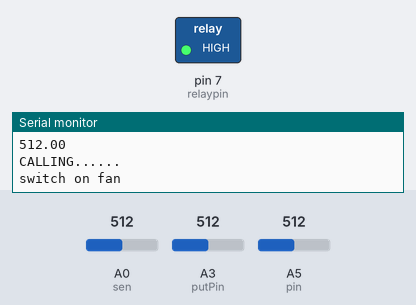
A sketch run on a simulated Arduino Uno, built with avr-gcc and run on an emulated ATmega328P. Shown: switched loads named in the sketch (green lamp = pin HIGH), the last lines printed to the serial monitor. The inputs (shaded band) are chosen by the test bench; at power-on: A0 (sen) = 512, A3 (putPin) = 512, A5 (pin) = 512. The modem accepts every AT command (registered, SIM ready, sends succeed) and sends nothing else.

Above: at 2.8 s.
2.9 s: A0 (sen) set to 105
5.7 s: A0 (sen) set to 95
At 8.2 s:
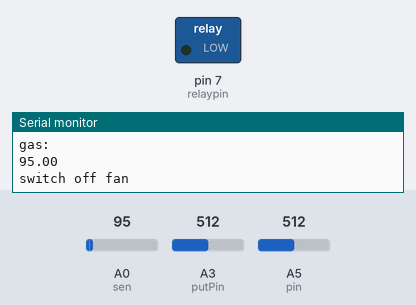
10.7 s: A0 (sen) set to 122
At 11.7 s:
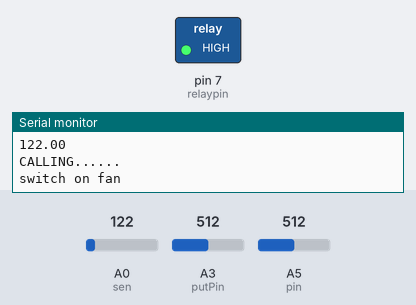
13.5 s: A0 (sen) set to 90
At 15.8 s:
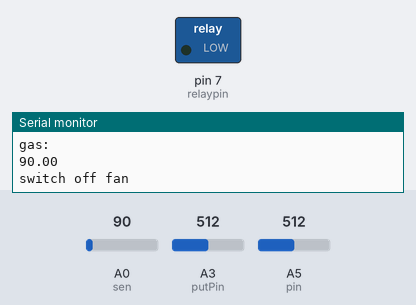
Timing chart, 0 to 17.3 s (numbered marks = the images above; inputs shaded):
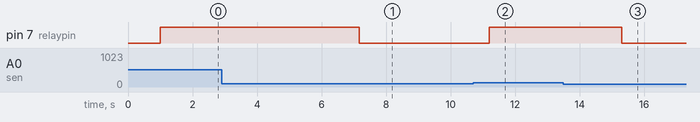

The sketch:

main_project.ino
```cpp
#include<SoftwareSerial.h>
SoftwareSerial cell(2,3);
int relaypin=7;
float sen=A0;
float gas;
int pin = A5; // analog pin
int putPin = A3; // humidity
int tempc = 0,tempf=0; // temperature variables
//int samples; // variables to make a better precision
int maxi = -100,mini = 100; // to start max/min temperature
int i;
float humi = 0;  //humidity
float samples=0;
float prehum = 0;
float humconst = 0;
float truehum = 0;
float pretruehum = 0;
long pretruehumconst = 0;
long valb = 0;
void setup() {
  // put your setup code here, to run once:
  Serial.begin(9600);
  cell.begin(9600);
  pinMode(relaypin,OUTPUT);

}

void loop() {
//   put your main code here, to run repeatedly:
samples = ( 5.0 * analogRead(pin) * 100.0) / 1024.0;
tempc = tempc + samples;
delay(1000);
tempc = tempc/8.0;
tempf = (tempc * 9)/ 5 + 32;
valb = analogRead(putPin); // reading
prehum = (valb/5);
humconst = (0.16/0.0062);   //humidity constant
humi = prehum - humconst;
pretruehumconst = 0.00216*tempc;
pretruehum = 1.0546-pretruehumconst;
truehum = humi/pretruehum ;
//delay(1000);
gas=analogRead(sen);
Serial.print(tempc,DEC);
Serial.print(" Celsius, ");
Serial.print ("Humidity: ");
Serial.print ((long)truehum);
Serial.println ("% ");
Serial.println("gas:  ");
Serial.println(gas);
tempc = 0;
if(gas>100)
{

 digitalWrite(relaypin,HIGH);
   Serial.println("CALLING......");
   cell.println("ATD+918105091575;");
   delay(10);
   cell.println("ATH");
cell.println("gas high");
 Serial.println("switch on fan");

  delay(1000);

}
else
{
  Serial.println("switch off fan");
  digitalWrite(relaypin,LOW);
  delay(1000);
}

delay(10); // delay before loop*/
}


/*void sendMessageon()
{
   myserial.println("AT+CMGF=1");
    //delay(1000);
    mySerial.println("AT+CMGS=\"+918105091575\"\r");
    mySerial.println("MOTOR ON");
    //delay(100);
    mySerial.println((char)26) ;
    //delay(1000);


}*/
```

Measured:
- the behaviour switches between 101 and 100 on A0 (sen) (found by bisection; images 0 and 1)
- after the input at 5.7 s, pin 7 (relaypin): HIGH → LOW after 1.5 s
- after the input at 10.7 s, pin 7 (relaypin): LOW → HIGH after 0.50 s
- after the input at 13.5 s, pin 7 (relaypin): HIGH → LOW after 1.8 s
